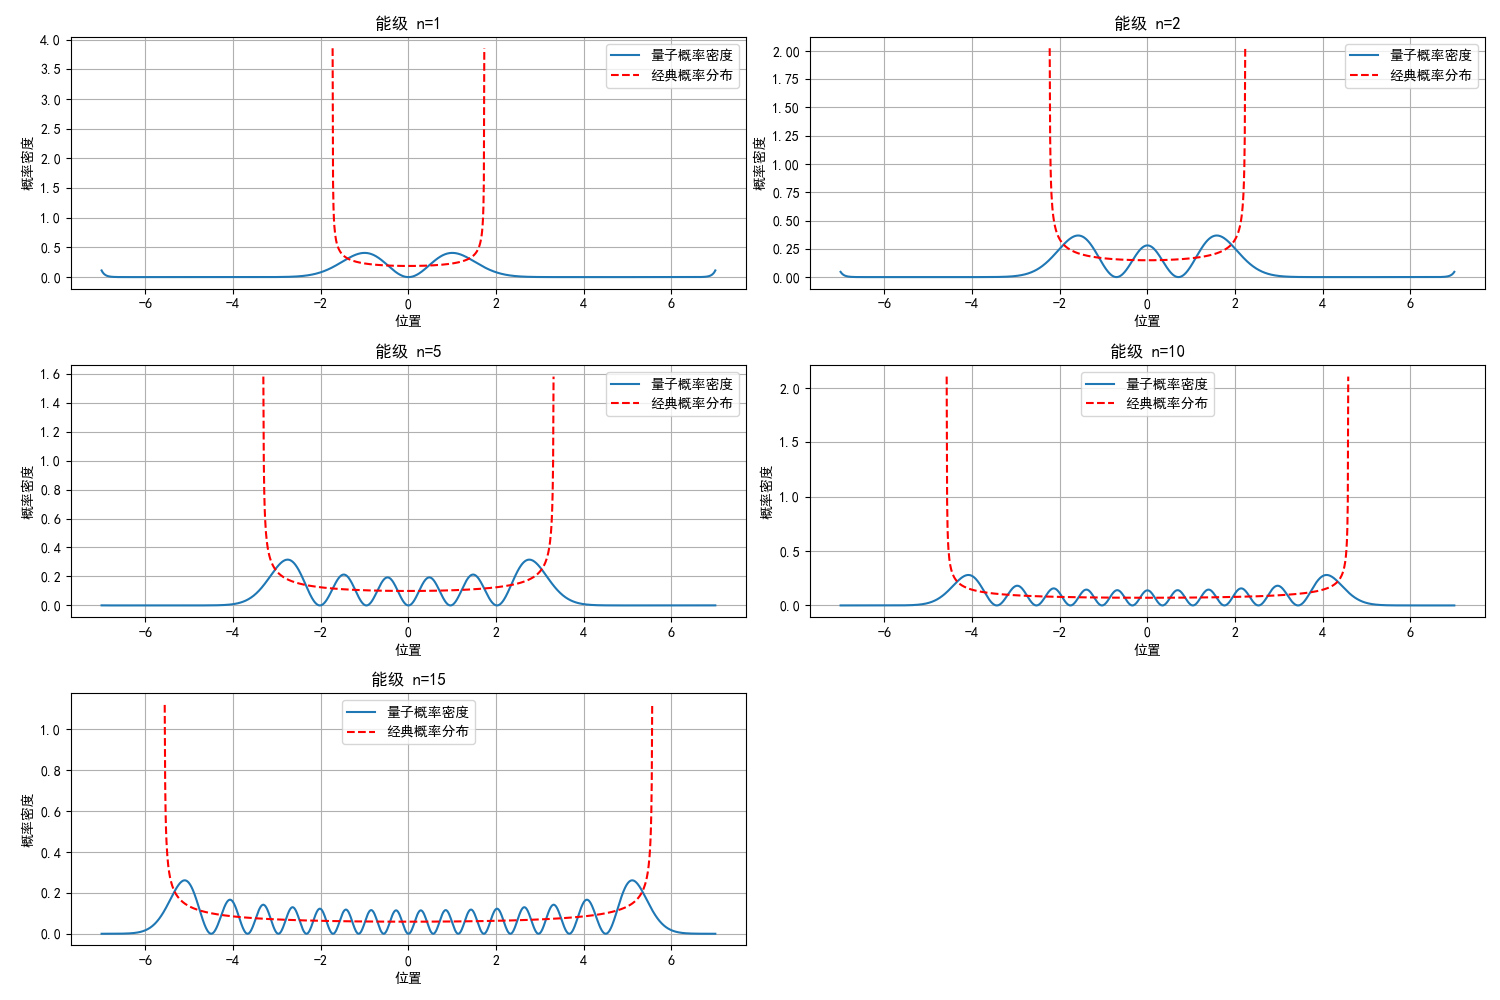

Source code (Python):
import numpy as np
import matplotlib.pyplot as plt

x_max = 7.0
dx = 0.01
# 定义量子谐振子的导数函数，y[0] 对应波函数 u, y[1] 对应导数 du/dx
def qho_deriv(x_val, y, n_level):
    dy0 = y[1]
    dy1 = -(2 * n_level + 1 - x_val**2) * y[0]
    return np.array([dy0, dy1])

def rk4_step(func, y, x_val, dx_val, n_level):
    k1 = func(x_val, y, n_level)
    k2 = func(x_val + 0.5 * dx_val, y + 0.5 * dx_val * k1, n_level)
    k3 = func(x_val + 0.5 * dx_val, y + 0.5 * dx_val * k2, n_level)
    k4 = func(x_val + dx_val, y + dx_val * k3, n_level)
    return y + (dx_val / 6.0) * (k1 + 2*k2 + 2*k3 + k4)

# 从原点向外积分
def solve_qho_symmetric(n_level):
    x_pos = np.arange(0, x_max + dx, dx)
    y_pos = np.zeros((len(x_pos), 2))
    if n_level % 2 == 0:
        y_pos[0] = [1.0, 0.0]
    else:
        y_pos[0] = [0.0, 1.0]
    for i in range(len(x_pos) - 1):
        y_pos[i+1] = rk4_step(qho_deriv, y_pos[i], x_pos[i], dx, n_level)
        
    u_pos = y_pos[:, 0]
    
    if n_level % 2 == 0:
        u_neg = u_pos[1:][::-1]
    else:
        u_neg = -u_pos[1:][::-1]
        
    x_neg = -x_pos[1:][::-1]
    
    x_full = np.concatenate((x_neg, x_pos))
    u_full = np.concatenate((u_neg, u_pos))
    
    return x_full, u_full

n_values = [1, 2, 5, 10, 15]

plt.figure(figsize=(15, 10))

for idx, n in enumerate(n_values):
    x_arr, u_arr = solve_qho_symmetric(n)

    prob_density = u_arr**2
    norm_factor = np.trapz(prob_density, x_arr)
    prob_density = prob_density / norm_factor
    classical_prob = np.zeros_like(x_arr)
    # 仅在经典允许区内计算
    valid_region = (2 * n + 1 - x_arr**2) > 0 
    classical_prob[valid_region] = 1.0 / np.sqrt(2 * n + 1 - x_arr[valid_region]**2)
    norm_classical = np.trapz(classical_prob[valid_region], x_arr[valid_region])
    classical_prob[valid_region] /= norm_classical

    plt.subplot(3, 2, idx + 1)
    plt.plot(x_arr, prob_density, label="量子概率密度")
    plt.plot(x_arr[valid_region], classical_prob[valid_region], 'r--', label="经典概率分布")
    plt.title(f"能级 n={n}")
    plt.xlabel("位置")
    plt.ylabel("概率密度")
    plt.legend()
    plt.grid(True)

plt.tight_layout()
plt.show()
